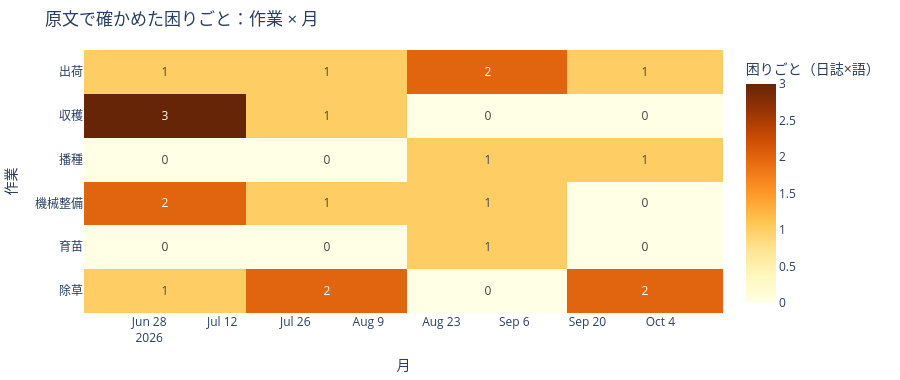
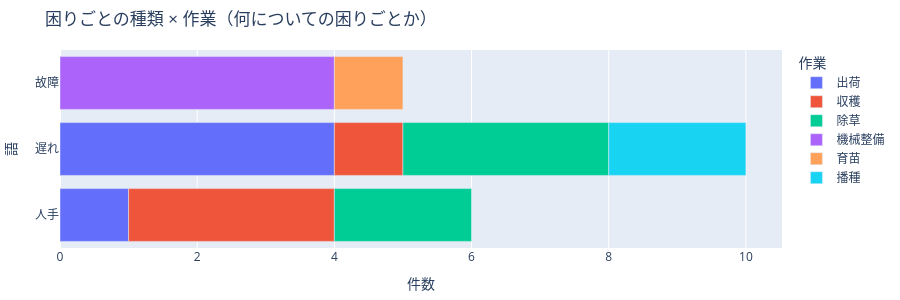

These figures' notebook cell, in order:
### Code cell
import plotly.express as px

heat = pivot.drop(index='合計', columns='合計')
fig = px.imshow(heat, text_auto=True, aspect='auto', color_continuous_scale='YlOrBr',
                labels=dict(x='月', y='作業', color='困りごと（日誌×語）'),
                title='原文で確かめた困りごと：作業 × 月')
fig.update_layout(height=380, margin=dict(l=10, r=10, t=50, b=10))
fig.show()

by_kw = confirmed.groupby(['語', '作業']).size().reset_index(name='件数')
fig2 = px.bar(by_kw, x='件数', y='語', color='作業', orientation='h',
              title='困りごとの種類 × 作業（何についての困りごとか）')
fig2.update_layout(height=300, margin=dict(l=10, r=10, t=50, b=10))
fig2.show()

### Figure 1 — Plotly figure (JSON) as saved in the notebook; plotly's stock layout.template omitted (floating-point values rounded to 4 significant figures)
{"data": [{"coloraxis": "coloraxis", "hovertemplate": "月: %{x}<br>作業: %{y}<br>困りごと（日誌×語）: %{z}<extra></extra>", "name": "0", "texttemplate": "%{z}", "type": "heatmap", "x": ["2026-07", "2026-08", "2026-09", "2026-10"], "xaxis": "x", "y": ["出荷", "収穫", "播種", "機械整備", "育苗", "除草"], "yaxis": "y", "z": [[1, 1, 2, 1], [3, 1, 0, 0], [0, 0, 1, 1], [2, 1, 1, 0], [0, 0, 1, 0], [1, 2, 0, 2]]}], "layout": {"coloraxis": {"autocolorscale": false, "colorbar": {"title": {"text": "困りごと（日誌×語）"}}, "colorscale": [[0.0, "rgb(255,255,229)"], [0.125, "rgb(255,247,188)"], [0.25, "rgb(254,227,145)"], [0.375, "rgb(254,196,79)"], [0.5, "rgb(254,153,41)"], [0.625, "rgb(236,112,20)"], [0.75, "rgb(204,76,2)"], [0.875, "rgb(153,52,4)"], [1.0, "rgb(102,37,6)"]]}, "height": 380, "margin": {"b": 10, "l": 10, "r": 10, "t": 50}, "title": {"text": "原文で確かめた困りごと：作業 × 月"}, "xaxis": {"anchor": "y", "domain": [0.0, 1.0], "title": {"text": "月"}}, "yaxis": {"anchor": "x", "autorange": "reversed", "domain": [0.0, 1.0], "title": {"text": "作業"}}}}

### Figure 2 — Plotly figure (JSON) as saved in the notebook; plotly's stock layout.template omitted (floating-point values rounded to 4 significant figures)
{"data": [{"hovertemplate": "作業=出荷<br>件数=%{x}<br>語=%{y}<extra></extra>", "legendgroup": "出荷", "marker": {"color": "#636efa", "pattern": {"shape": ""}}, "name": "出荷", "orientation": "h", "showlegend": true, "textposition": "auto", "type": "bar", "x": [1, 4], "xaxis": "x", "y": ["人手", "遅れ"], "yaxis": "y"}, {"hovertemplate": "作業=収穫<br>件数=%{x}<br>語=%{y}<extra></extra>", "legendgroup": "収穫", "marker": {"color": "#EF553B", "pattern": {"shape": ""}}, "name": "収穫", "orientation": "h", "showlegend": true, "textposition": "auto", "type": "bar", "x": [3, 1], "xaxis": "x", "y": ["人手", "遅れ"], "yaxis": "y"}, {"hovertemplate": "作業=除草<br>件数=%{x}<br>語=%{y}<extra></extra>", "legendgroup": "除草", "marker": {"color": "#00cc96", "pattern": {"shape": ""}}, "name": "除草", "orientation": "h", "showlegend": true, "textposition": "auto", "type": "bar", "x": [2, 3], "xaxis": "x", "y": ["人手", "遅れ"], "yaxis": "y"}, {"hovertemplate": "作業=機械整備<br>件数=%{x}<br>語=%{y}<extra></extra>", "legendgroup": "機械整備", "marker": {"color": "#ab63fa", "pattern": {"shape": ""}}, "name": "機械整備", "orientation": "h", "showlegend": true, "textposition": "auto", "type": "bar", "x": [4], "xaxis": "x", "y": ["故障"], "yaxis": "y"}, {"hovertemplate": "作業=育苗<br>件数=%{x}<br>語=%{y}<extra></extra>", "legendgroup": "育苗", "marker": {"color": "#FFA15A", "pattern": {"shape": ""}}, "name": "育苗", "orientation": "h", "showlegend": true, "textposition": "auto", "type": "bar", "x": [1], "xaxis": "x", "y": ["故障"], "yaxis": "y"}, {"hovertemplate": "作業=播種<br>件数=%{x}<br>語=%{y}<extra></extra>", "legendgroup": "播種", "marker": {"color": "#19d3f3", "pattern": {"shape": ""}}, "name": "播種", "orientation": "h", "showlegend": true, "textposition": "auto", "type": "bar", "x": [2], "xaxis": "x", "y": ["遅れ"], "yaxis": "y"}], "layout": {"barmode": "relative", "height": 300, "legend": {"title": {"text": "作業"}, "tracegroupgap": 0}, "margin": {"b": 10, "l": 10, "r": 10, "t": 50}, "title": {"text": "困りごとの種類 × 作業（何についての困りごとか）"}, "xaxis": {"anchor": "y", "domain": [0.0, 1.0], "title": {"text": "件数"}}, "yaxis": {"anchor": "x", "domain": [0.0, 1.0], "title": {"text": "語"}}}}
